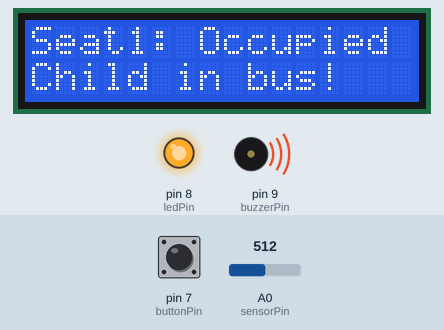
Recording of a sketch running on a simulated Arduino Uno, built with avr-gcc and run on an emulated ATmega328P. On the bench: 16×2 character LCD, output pins drawn as LEDs (lit = HIGH), buzzer (waves = sounding, pin HIGH). Inputs (shaded band) come from the test bench; at power-on: A0 (sensorPin) = 512, pin 7 (buttonPin) HIGH. What the sketch prints to the serial monitor is not drawn.

Above: at 1.2 s.
1.3 s: A0 (sensorPin) set to 489
At 2.6 s:
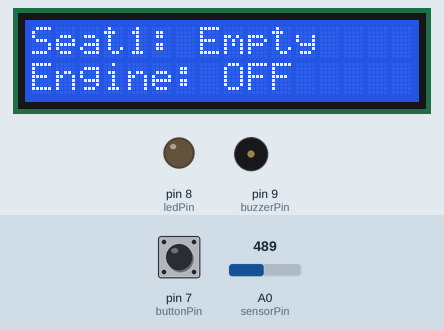
3.1 s: pin 7 (buttonPin) pulled LOW for 0.35 s
At 4.2 s:
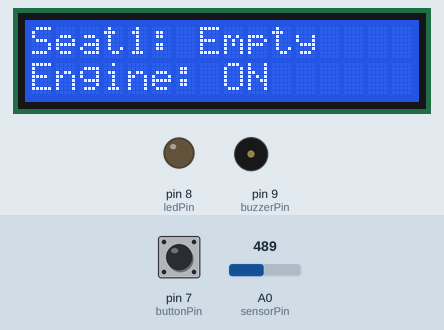
4.9 s: A0 (sensorPin) set to 510
At 6.1 s:
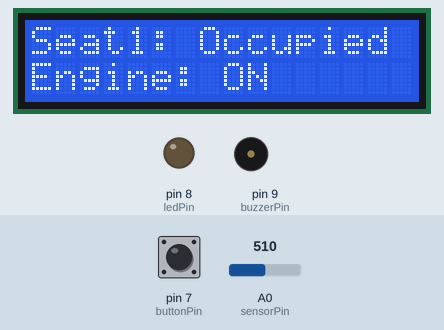
6.4 s: A0 (sensorPin) set to 490
At 7.5 s:
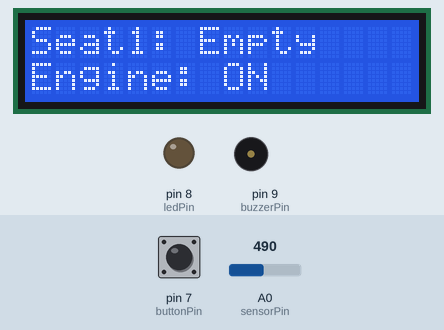
8.0 s: A0 (sensorPin) set to 511
At 8.5 s:
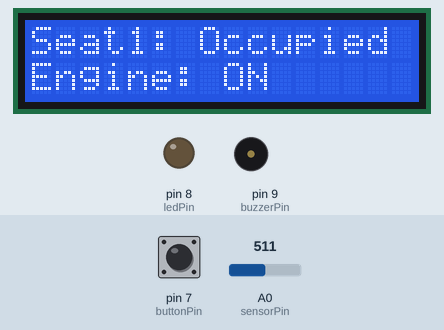
9.5 s: pin 7 (buttonPin) pulled LOW for 1 s
At 10.1 s:
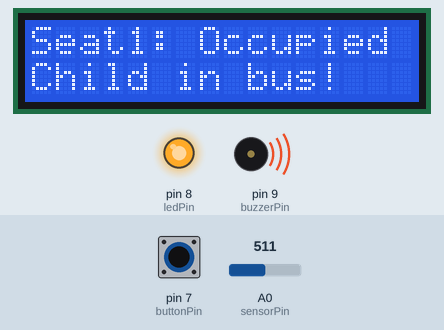
Timing chart, 0 to 12.5 s (numbered marks = the images above; inputs shaded):
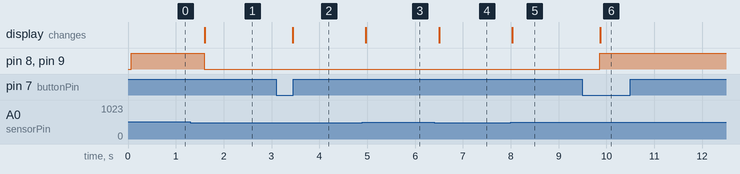

The sketch:

SPDS_code.ino
```cpp
#include <LiquidCrystal.h>

LiquidCrystal lcd(12, 11, 5, 4, 3, 2);

int sensorPin = A0;
int ledPin = 8;
int buzzerPin = 9;
int buttonPin = 7;

int threshold = 500;

bool engineOn = false;
int lastButtonReading = HIGH;
int buttonState = HIGH;
unsigned long lastDebounceTime = 0;
unsigned long debounceDelay = 50;

void setup() {
  pinMode(ledPin, OUTPUT);
  pinMode(buzzerPin, OUTPUT);
  pinMode(buttonPin, INPUT_PULLUP);

  lcd.begin(16, 2);
  lcd.clear();

  Serial.begin(9600);
}

void loop() {
  int sensorValue = analogRead(sensorPin);
  bool childDetected = sensorValue > threshold;

  int reading = digitalRead(buttonPin);

  if (reading != lastButtonReading) {
    lastDebounceTime = millis();
  }

  if ((millis() - lastDebounceTime) > debounceDelay) {
    if (reading != buttonState) {
      buttonState = reading;

      if (buttonState == LOW) {
        engineOn = !engineOn;
      }
    }
  }

  lastButtonReading = reading;

  bool engineOff = !engineOn;

  if (childDetected && engineOff) {
    digitalWrite(ledPin, HIGH);
    digitalWrite(buzzerPin, HIGH);
  } else {
    digitalWrite(ledPin, LOW);
    digitalWrite(buzzerPin, LOW);
  }

  lcd.clear();

  lcd.setCursor(0, 0);
  if (childDetected) {
    lcd.print("Seat1: Occupied");
  } else {
    lcd.print("Seat1: Empty");
  }

  lcd.setCursor(0, 1);
  if (childDetected && engineOff) {
    lcd.print("Child in bus!");
  } else if (engineOn) {
    lcd.print("Engine: ON");
  } else {
    lcd.print("Engine: OFF");
  }

  Serial.print("Sensor: ");
  Serial.print(sensorValue);
  Serial.print(" | Engine: ");
  if (engineOn) {
    Serial.print("ON");
  } else {
    Serial.print("OFF");
  }
  Serial.print(" | Child: ");
  if (childDetected) {
    Serial.println("YES");
  } else {
    Serial.println("NO");
  }

  delay(300);
}
```

Measured:
- the behaviour switches between 501 and 500 on A0 (sensorPin) (found by bisection; images 0 and 1)
- after the input at 1.3 s, pin 8 (ledPin), pin 9 (buzzerPin): HIGH → LOW after 0.30 s; the display: changes after 0.30 s (image 1)
- after the input at 3.1 s, the display: changes after 0.34 s (image 2)
- after the input at 4.9 s, the display: changes after 0.07 s (image 3)
- after the input at 6.4 s, the display: changes after 0.10 s (image 4)
- after the input at 8.0 s, the display: changes at once (image 5)
- after the input at 9.5 s, pin 8 (ledPin), pin 9 (buzzerPin): LOW → HIGH after 0.36 s; the display: changes after 0.37 s (image 6)
